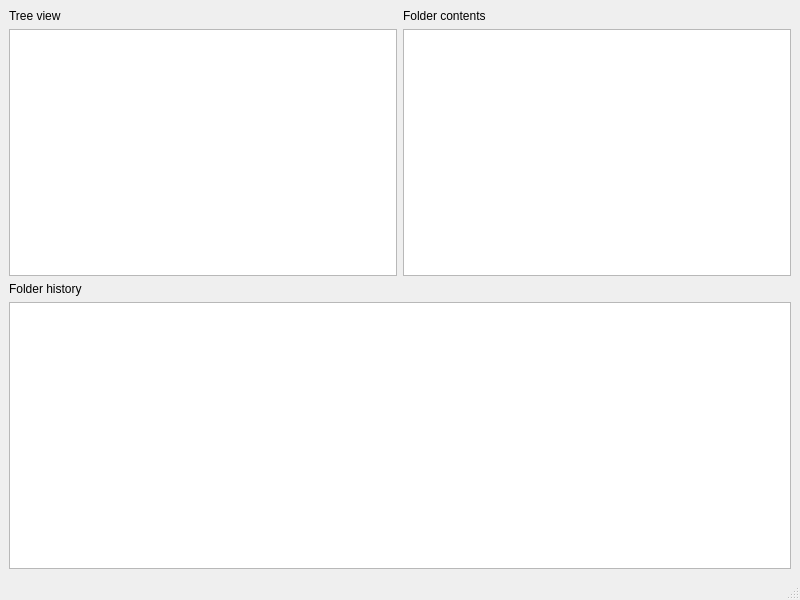
<?xml version="1.0" encoding="UTF-8"?>
<ui version="4.0">
 <class>MainWindow</class>
 <widget class="QMainWindow" name="MainWindow">
  <property name="geometry">
   <rect>
    <x>0</x>
    <y>0</y>
    <width>800</width>
    <height>600</height>
   </rect>
  </property>
  <property name="windowTitle">
   <string>MainWindow</string>
  </property>
  <widget class="QWidget" name="centralwidget">
   <layout class="QVBoxLayout" name="verticalLayout_4">
    <item>
     <layout class="QVBoxLayout" name="verticalLayout_3">
      <item>
       <layout class="QHBoxLayout" name="horizontalLayout">
        <item>
         <layout class="QVBoxLayout" name="verticalLayout">
          <item>
           <widget class="QLabel" name="label">
            <property name="text">
             <string>Tree view</string>
            </property>
           </widget>
          </item>
          <item>
           <widget class="QTreeView" name="treeView"/>
          </item>
         </layout>
        </item>
        <item>
         <layout class="QVBoxLayout" name="verticalLayout_2">
          <item>
           <widget class="QLabel" name="label_3">
            <property name="text">
             <string>Folder contents</string>
            </property>
           </widget>
          </item>
          <item>
           <widget class="QListView" name="listView"/>
          </item>
         </layout>
        </item>
       </layout>
      </item>
      <item>
       <widget class="QLabel" name="label_2">
        <property name="text">
         <string>Folder history</string>
        </property>
       </widget>
      </item>
      <item>
       <widget class="QTextEdit" name="textEdit"/>
      </item>
     </layout>
    </item>
   </layout>
  </widget>
  <widget class="QMenuBar" name="menubar">
   <property name="geometry">
    <rect>
     <x>0</x>
     <y>0</y>
     <width>800</width>
     <height>22</height>
    </rect>
   </property>
  </widget>
  <widget class="QStatusBar" name="statusbar"/>
 </widget>
 <resources/>
 <connections/>
</ui>
